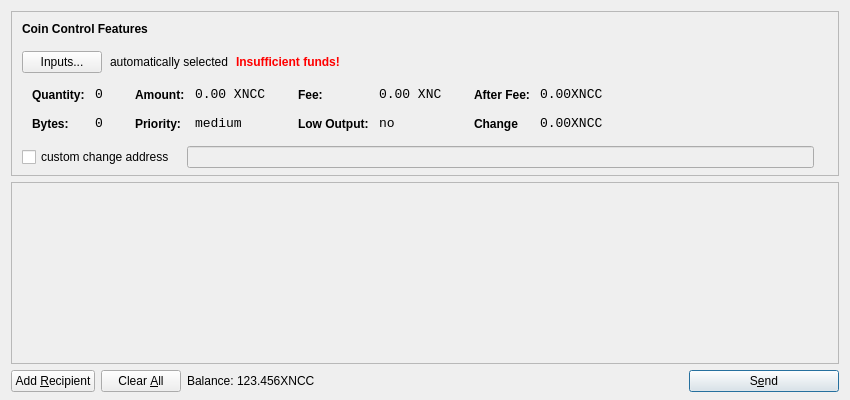
<?xml version="1.0" encoding="UTF-8"?>
<ui version="4.0">
 <class>SendCoinsDialog</class>
 <widget class="QDialog" name="SendCoinsDialog">
  <property name="geometry">
   <rect>
    <x>0</x>
    <y>0</y>
    <width>850</width>
    <height>400</height>
   </rect>
  </property>
  <property name="windowTitle">
   <string>Send Coins</string>
  </property>
  <layout class="QVBoxLayout" name="verticalLayout" stretch="0,1,0">
   <property name="bottomMargin">
    <number>8</number>
   </property>
   <item>
    <widget class="QFrame" name="frameCoinControl">
     <property name="sizePolicy">
      <sizepolicy hsizetype="Expanding" vsizetype="Expanding">
       <horstretch>0</horstretch>
       <verstretch>0</verstretch>
      </sizepolicy>
     </property>
     <property name="maximumSize">
      <size>
       <width>16777215</width>
       <height>16777215</height>
      </size>
     </property>
     <property name="frameShape">
      <enum>QFrame::StyledPanel</enum>
     </property>
     <property name="frameShadow">
      <enum>QFrame::Sunken</enum>
     </property>
     <layout class="QVBoxLayout" name="verticalLayoutCoinControl2">
      <property name="spacing">
       <number>-1</number>
      </property>
      <property name="leftMargin">
       <number>0</number>
      </property>
      <property name="topMargin">
       <number>0</number>
      </property>
      <property name="rightMargin">
       <number>0</number>
      </property>
      <property name="bottomMargin">
       <number>6</number>
      </property>
      <item>
       <layout class="QVBoxLayout" name="verticalLayoutCoinControl" stretch="0,0,0,0,1">
        <property name="spacing">
         <number>0</number>
        </property>
        <property name="leftMargin">
         <number>10</number>
        </property>
        <property name="topMargin">
         <number>10</number>
        </property>
        <item>
         <layout class="QHBoxLayout" name="horizontalLayoutCoinControl1">
          <property name="bottomMargin">
           <number>15</number>
          </property>
          <item>
           <widget class="QLabel" name="labelCoinControlFeatures">
            <property name="sizePolicy">
             <sizepolicy hsizetype="Preferred" vsizetype="Maximum">
              <horstretch>0</horstretch>
              <verstretch>0</verstretch>
             </sizepolicy>
            </property>
            <property name="font">
             <font>
              <weight>75</weight>
              <bold>true</bold>
             </font>
            </property>
            <property name="styleSheet">
             <string notr="true">font-weight:bold;</string>
            </property>
            <property name="text">
             <string>Coin Control Features</string>
            </property>
           </widget>
          </item>
         </layout>
        </item>
        <item>
         <layout class="QHBoxLayout" name="horizontalLayoutCoinControl2" stretch="0,0,0,0">
          <property name="spacing">
           <number>8</number>
          </property>
          <property name="bottomMargin">
           <number>10</number>
          </property>
          <item>
           <widget class="QPushButton" name="pushButtonCoinControl">
            <property name="styleSheet">
             <string notr="true"/>
            </property>
            <property name="text">
             <string>Inputs...</string>
            </property>
           </widget>
          </item>
          <item>
           <widget class="QLabel" name="labelCoinControlAutomaticallySelected">
            <property name="text">
             <string>automatically selected</string>
            </property>
            <property name="margin">
             <number>5</number>
            </property>
           </widget>
          </item>
          <item>
           <widget class="QLabel" name="labelCoinControlInsuffFunds">
            <property name="font">
             <font>
              <weight>75</weight>
              <bold>true</bold>
             </font>
            </property>
            <property name="styleSheet">
             <string notr="true">color:red;font-weight:bold;</string>
            </property>
            <property name="text">
             <string>Insufficient funds!</string>
            </property>
            <property name="margin">
             <number>5</number>
            </property>
           </widget>
          </item>
          <item>
           <spacer name="horizontalSpacerCoinControl">
            <property name="orientation">
             <enum>Qt::Horizontal</enum>
            </property>
            <property name="sizeHint" stdset="0">
             <size>
              <width>40</width>
              <height>1</height>
             </size>
            </property>
           </spacer>
          </item>
         </layout>
        </item>
        <item>
         <widget class="QWidget" name="widgetCoinControl" native="true">
          <property name="sizePolicy">
           <sizepolicy hsizetype="Preferred" vsizetype="Preferred">
            <horstretch>0</horstretch>
            <verstretch>0</verstretch>
           </sizepolicy>
          </property>
          <property name="minimumSize">
           <size>
            <width>0</width>
            <height>0</height>
           </size>
          </property>
          <property name="styleSheet">
           <string notr="true"/>
          </property>
          <layout class="QHBoxLayout" name="horizontalLayoutCoinControl5">
           <property name="margin">
            <number>0</number>
           </property>
           <item>
            <layout class="QHBoxLayout" name="horizontalLayoutCoinControl3" stretch="0,0,0,1">
             <property name="spacing">
              <number>20</number>
             </property>
             <property name="topMargin">
              <number>0</number>
             </property>
             <property name="bottomMargin">
              <number>10</number>
             </property>
             <item>
              <layout class="QFormLayout" name="formLayoutCoinControl1">
               <property name="horizontalSpacing">
                <number>10</number>
               </property>
               <property name="verticalSpacing">
                <number>14</number>
               </property>
               <property name="leftMargin">
                <number>10</number>
               </property>
               <property name="topMargin">
                <number>4</number>
               </property>
               <property name="rightMargin">
                <number>6</number>
               </property>
               <item row="0" column="0">
                <widget class="QLabel" name="labelCoinControlQuantityText">
                 <property name="styleSheet">
                  <string notr="true">font-weight:bold;</string>
                 </property>
                 <property name="text">
                  <string>Quantity:</string>
                 </property>
                 <property name="margin">
                  <number>0</number>
                 </property>
                </widget>
               </item>
               <item row="0" column="1">
                <widget class="QLabel" name="labelCoinControlQuantity">
                 <property name="font">
                  <font>
                   <family>Monospace</family>
                   <pointsize>10</pointsize>
                  </font>
                 </property>
                 <property name="cursor">
                  <cursorShape>IBeamCursor</cursorShape>
                 </property>
                 <property name="contextMenuPolicy">
                  <enum>Qt::ActionsContextMenu</enum>
                 </property>
                 <property name="text">
                  <string>0</string>
                 </property>
                 <property name="margin">
                  <number>0</number>
                 </property>
                 <property name="textInteractionFlags">
                  <set>Qt::LinksAccessibleByMouse|Qt::TextSelectableByKeyboard|Qt::TextSelectableByMouse</set>
                 </property>
                </widget>
               </item>
               <item row="1" column="0">
                <widget class="QLabel" name="labelCoinControlBytesText">
                 <property name="styleSheet">
                  <string notr="true">font-weight:bold;</string>
                 </property>
                 <property name="text">
                  <string>Bytes:</string>
                 </property>
                </widget>
               </item>
               <item row="1" column="1">
                <widget class="QLabel" name="labelCoinControlBytes">
                 <property name="font">
                  <font>
                   <family>Monospace</family>
                   <pointsize>10</pointsize>
                  </font>
                 </property>
                 <property name="cursor">
                  <cursorShape>IBeamCursor</cursorShape>
                 </property>
                 <property name="contextMenuPolicy">
                  <enum>Qt::ActionsContextMenu</enum>
                 </property>
                 <property name="text">
                  <string>0</string>
                 </property>
                 <property name="textInteractionFlags">
                  <set>Qt::LinksAccessibleByMouse|Qt::TextSelectableByKeyboard|Qt::TextSelectableByMouse</set>
                 </property>
                </widget>
               </item>
              </layout>
             </item>
             <item>
              <layout class="QFormLayout" name="formLayoutCoinControl2">
               <property name="horizontalSpacing">
                <number>10</number>
               </property>
               <property name="verticalSpacing">
                <number>14</number>
               </property>
               <property name="leftMargin">
                <number>6</number>
               </property>
               <property name="topMargin">
                <number>4</number>
               </property>
               <property name="rightMargin">
                <number>6</number>
               </property>
               <item row="0" column="0">
                <widget class="QLabel" name="labelCoinControlAmountText">
                 <property name="styleSheet">
                  <string notr="true">font-weight:bold;</string>
                 </property>
                 <property name="text">
                  <string>Amount:</string>
                 </property>
                 <property name="margin">
                  <number>0</number>
                 </property>
                </widget>
               </item>
               <item row="0" column="1">
                <widget class="QLabel" name="labelCoinControlAmount">
                 <property name="font">
                  <font>
                   <family>Monospace</family>
                   <pointsize>10</pointsize>
                  </font>
                 </property>
                 <property name="cursor">
                  <cursorShape>IBeamCursor</cursorShape>
                 </property>
                 <property name="contextMenuPolicy">
                  <enum>Qt::ActionsContextMenu</enum>
                 </property>
                 <property name="text">
                  <string>0.00 XNCC</string>
                 </property>
                 <property name="textInteractionFlags">
                  <set>Qt::LinksAccessibleByMouse|Qt::TextSelectableByKeyboard|Qt::TextSelectableByMouse</set>
                 </property>
                </widget>
               </item>
               <item row="1" column="0">
                <widget class="QLabel" name="labelCoinControlPriorityText">
                 <property name="styleSheet">
                  <string notr="true">font-weight:bold;</string>
                 </property>
                 <property name="text">
                  <string>Priority:</string>
                 </property>
                </widget>
               </item>
               <item row="1" column="1">
                <widget class="QLabel" name="labelCoinControlPriority">
                 <property name="font">
                  <font>
                   <family>Monospace</family>
                   <pointsize>10</pointsize>
                  </font>
                 </property>
                 <property name="cursor">
                  <cursorShape>IBeamCursor</cursorShape>
                 </property>
                 <property name="contextMenuPolicy">
                  <enum>Qt::ActionsContextMenu</enum>
                 </property>
                 <property name="text">
                  <string>medium</string>
                 </property>
                 <property name="textInteractionFlags">
                  <set>Qt::LinksAccessibleByMouse|Qt::TextSelectableByKeyboard|Qt::TextSelectableByMouse</set>
                 </property>
                </widget>
               </item>
              </layout>
             </item>
             <item>
              <layout class="QFormLayout" name="formLayoutCoinControl3">
               <property name="horizontalSpacing">
                <number>10</number>
               </property>
               <property name="verticalSpacing">
                <number>14</number>
               </property>
               <property name="leftMargin">
                <number>6</number>
               </property>
               <property name="topMargin">
                <number>4</number>
               </property>
               <property name="rightMargin">
                <number>6</number>
               </property>
               <item row="0" column="0">
                <widget class="QLabel" name="labelCoinControlFeeText">
                 <property name="styleSheet">
                  <string notr="true">font-weight:bold;</string>
                 </property>
                 <property name="text">
                  <string>Fee:</string>
                 </property>
                 <property name="margin">
                  <number>0</number>
                 </property>
                </widget>
               </item>
               <item row="0" column="1">
                <widget class="QLabel" name="labelCoinControlFee">
                 <property name="font">
                  <font>
                   <family>Monospace</family>
                   <pointsize>10</pointsize>
                  </font>
                 </property>
                 <property name="cursor">
                  <cursorShape>IBeamCursor</cursorShape>
                 </property>
                 <property name="contextMenuPolicy">
                  <enum>Qt::ActionsContextMenu</enum>
                 </property>
                 <property name="text">
                  <string>0.00 XNC</string>
                 </property>
                 <property name="textInteractionFlags">
                  <set>Qt::LinksAccessibleByMouse|Qt::TextSelectableByKeyboard|Qt::TextSelectableByMouse</set>
                 </property>
                </widget>
               </item>
               <item row="1" column="0">
                <widget class="QLabel" name="labelCoinControlLowOutputText">
                 <property name="styleSheet">
                  <string notr="true">font-weight:bold;</string>
                 </property>
                 <property name="text">
                  <string>Low Output:</string>
                 </property>
                </widget>
               </item>
               <item row="1" column="1">
                <widget class="QLabel" name="labelCoinControlLowOutput">
                 <property name="font">
                  <font>
                   <family>Monospace</family>
                   <pointsize>10</pointsize>
                  </font>
                 </property>
                 <property name="cursor">
                  <cursorShape>IBeamCursor</cursorShape>
                 </property>
                 <property name="contextMenuPolicy">
                  <enum>Qt::ActionsContextMenu</enum>
                 </property>
                 <property name="text">
                  <string>no</string>
                 </property>
                 <property name="textInteractionFlags">
                  <set>Qt::LinksAccessibleByMouse|Qt::TextSelectableByKeyboard|Qt::TextSelectableByMouse</set>
                 </property>
                </widget>
               </item>
              </layout>
             </item>
             <item>
              <layout class="QFormLayout" name="formLayoutCoinControl4">
               <property name="horizontalSpacing">
                <number>10</number>
               </property>
               <property name="verticalSpacing">
                <number>14</number>
               </property>
               <property name="leftMargin">
                <number>6</number>
               </property>
               <property name="topMargin">
                <number>4</number>
               </property>
               <property name="rightMargin">
                <number>6</number>
               </property>
               <item row="0" column="0">
                <widget class="QLabel" name="labelCoinControlAfterFeeText">
                 <property name="styleSheet">
                  <string notr="true">font-weight:bold;</string>
                 </property>
                 <property name="text">
                  <string>After Fee:</string>
                 </property>
                 <property name="margin">
                  <number>0</number>
                 </property>
                </widget>
               </item>
               <item row="0" column="1">
                <widget class="QLabel" name="labelCoinControlAfterFee">
                 <property name="font">
                  <font>
                   <family>Monospace</family>
                   <pointsize>10</pointsize>
                  </font>
                 </property>
                 <property name="cursor">
                  <cursorShape>IBeamCursor</cursorShape>
                 </property>
                 <property name="contextMenuPolicy">
                  <enum>Qt::ActionsContextMenu</enum>
                 </property>
                 <property name="text">
                  <string>0.00XNCC</string>
                 </property>
                 <property name="textInteractionFlags">
                  <set>Qt::LinksAccessibleByMouse|Qt::TextSelectableByKeyboard|Qt::TextSelectableByMouse</set>
                 </property>
                </widget>
               </item>
               <item row="1" column="0">
                <widget class="QLabel" name="labelCoinControlChangeText">
                 <property name="styleSheet">
                  <string notr="true">font-weight:bold;</string>
                 </property>
                 <property name="text">
                  <string>Change</string>
                 </property>
                </widget>
               </item>
               <item row="1" column="1">
                <widget class="QLabel" name="labelCoinControlChange">
                 <property name="font">
                  <font>
                   <family>Monospace</family>
                   <pointsize>10</pointsize>
                  </font>
                 </property>
                 <property name="cursor">
                  <cursorShape>IBeamCursor</cursorShape>
                 </property>
                 <property name="contextMenuPolicy">
                  <enum>Qt::ActionsContextMenu</enum>
                 </property>
                 <property name="text">
                  <string>0.00XNCC</string>
                 </property>
                 <property name="textInteractionFlags">
                  <set>Qt::LinksAccessibleByMouse|Qt::TextSelectableByKeyboard|Qt::TextSelectableByMouse</set>
                 </property>
                </widget>
               </item>
              </layout>
             </item>
            </layout>
           </item>
          </layout>
         </widget>
        </item>
        <item>
         <layout class="QHBoxLayout" name="horizontalLayoutCoinControl4" stretch="0,0,0">
          <property name="spacing">
           <number>12</number>
          </property>
          <property name="sizeConstraint">
           <enum>QLayout::SetDefaultConstraint</enum>
          </property>
          <property name="topMargin">
           <number>5</number>
          </property>
          <property name="rightMargin">
           <number>5</number>
          </property>
          <item>
           <widget class="QCheckBox" name="checkBoxCoinControlChange">
            <property name="text">
             <string>custom change address</string>
            </property>
           </widget>
          </item>
          <item>
           <widget class="QLineEdit" name="lineEditCoinControlChange">
            <property name="enabled">
             <bool>false</bool>
            </property>
            <property name="sizePolicy">
             <sizepolicy hsizetype="Expanding" vsizetype="Fixed">
              <horstretch>0</horstretch>
              <verstretch>0</verstretch>
             </sizepolicy>
            </property>
           </widget>
          </item>
          <item>
           <widget class="QLabel" name="labelCoinControlChangeLabel">
            <property name="sizePolicy">
             <sizepolicy hsizetype="Preferred" vsizetype="Expanding">
              <horstretch>0</horstretch>
              <verstretch>0</verstretch>
             </sizepolicy>
            </property>
            <property name="minimumSize">
             <size>
              <width>0</width>
              <height>0</height>
             </size>
            </property>
            <property name="text">
             <string/>
            </property>
            <property name="margin">
             <number>3</number>
            </property>
           </widget>
          </item>
         </layout>
        </item>
        <item>
         <spacer name="verticalSpacerCoinControl">
          <property name="orientation">
           <enum>Qt::Vertical</enum>
          </property>
          <property name="sizeHint" stdset="0">
           <size>
            <width>800</width>
            <height>1</height>
           </size>
          </property>
         </spacer>
        </item>
       </layout>
      </item>
     </layout>
    </widget>
   </item>
   <item>
    <widget class="QScrollArea" name="scrollArea">
     <property name="widgetResizable">
      <bool>true</bool>
     </property>
     <widget class="QWidget" name="scrollAreaWidgetContents">
      <property name="geometry">
       <rect>
        <x>0</x>
        <y>0</y>
        <width>830</width>
        <height>165</height>
       </rect>
      </property>
      <layout class="QVBoxLayout" name="verticalLayout_2">
       <property name="margin">
        <number>0</number>
       </property>
       <item>
        <layout class="QVBoxLayout" name="entries">
         <property name="spacing">
          <number>6</number>
         </property>
        </layout>
       </item>
       <item>
        <spacer name="verticalSpacer">
         <property name="orientation">
          <enum>Qt::Vertical</enum>
         </property>
         <property name="sizeHint" stdset="0">
          <size>
           <width>20</width>
           <height>40</height>
          </size>
         </property>
        </spacer>
       </item>
      </layout>
     </widget>
    </widget>
   </item>
   <item>
    <layout class="QHBoxLayout" name="horizontalLayout">
     <item>
      <widget class="QPushButton" name="addButton">
       <property name="toolTip">
        <string>Send to multiple recipients at once</string>
       </property>
       <property name="text">
        <string>Add &amp;Recipient</string>
       </property>
       <property name="autoDefault">
        <bool>false</bool>
       </property>
      </widget>
     </item>
     <item>
      <widget class="QPushButton" name="clearButton">
       <property name="sizePolicy">
        <sizepolicy hsizetype="Minimum" vsizetype="Fixed">
         <horstretch>0</horstretch>
         <verstretch>0</verstretch>
        </sizepolicy>
       </property>
       <property name="toolTip">
        <string>Remove all transaction fields</string>
       </property>
       <property name="text">
        <string>Clear &amp;All</string>
       </property>
       <property name="autoRepeatDelay">
        <number>300</number>
       </property>
       <property name="autoDefault">
        <bool>false</bool>
       </property>
      </widget>
     </item>
     <item>
      <layout class="QHBoxLayout" name="horizontalLayout_2">
       <property name="spacing">
        <number>3</number>
       </property>
       <item>
        <widget class="QLabel" name="label">
         <property name="sizePolicy">
          <sizepolicy hsizetype="Preferred" vsizetype="Fixed">
           <horstretch>0</horstretch>
           <verstretch>0</verstretch>
          </sizepolicy>
         </property>
         <property name="text">
          <string>Balance:</string>
         </property>
        </widget>
       </item>
       <item>
        <widget class="QLabel" name="labelBalance">
         <property name="sizePolicy">
          <sizepolicy hsizetype="Preferred" vsizetype="Fixed">
           <horstretch>0</horstretch>
           <verstretch>0</verstretch>
          </sizepolicy>
         </property>
         <property name="cursor">
          <cursorShape>IBeamCursor</cursorShape>
         </property>
         <property name="text">
          <string>123.456XNCC</string>
         </property>
         <property name="textInteractionFlags">
          <set>Qt::LinksAccessibleByMouse|Qt::TextSelectableByKeyboard|Qt::TextSelectableByMouse</set>
         </property>
        </widget>
       </item>
      </layout>
     </item>
     <item>
      <spacer name="horizontalSpacer">
       <property name="orientation">
        <enum>Qt::Horizontal</enum>
       </property>
       <property name="sizeHint" stdset="0">
        <size>
         <width>40</width>
         <height>20</height>
        </size>
       </property>
      </spacer>
     </item>
     <item>
      <widget class="QPushButton" name="sendButton">
       <property name="minimumSize">
        <size>
         <width>150</width>
         <height>0</height>
        </size>
       </property>
       <property name="toolTip">
        <string>Confirm the send action</string>
       </property>
       <property name="text">
        <string>S&amp;end</string>
       </property>
       <property name="icon">
        <iconset resource="../bitcoin.qrc">
         <normaloff>:/icons/send</normaloff>:/icons/send</iconset>
       </property>
       <property name="default">
        <bool>true</bool>
       </property>
      </widget>
     </item>
    </layout>
   </item>
  </layout>
 </widget>
 <resources>
  <include location="../bitcoin.qrc"/>
 </resources>
 <connections/>
</ui>
